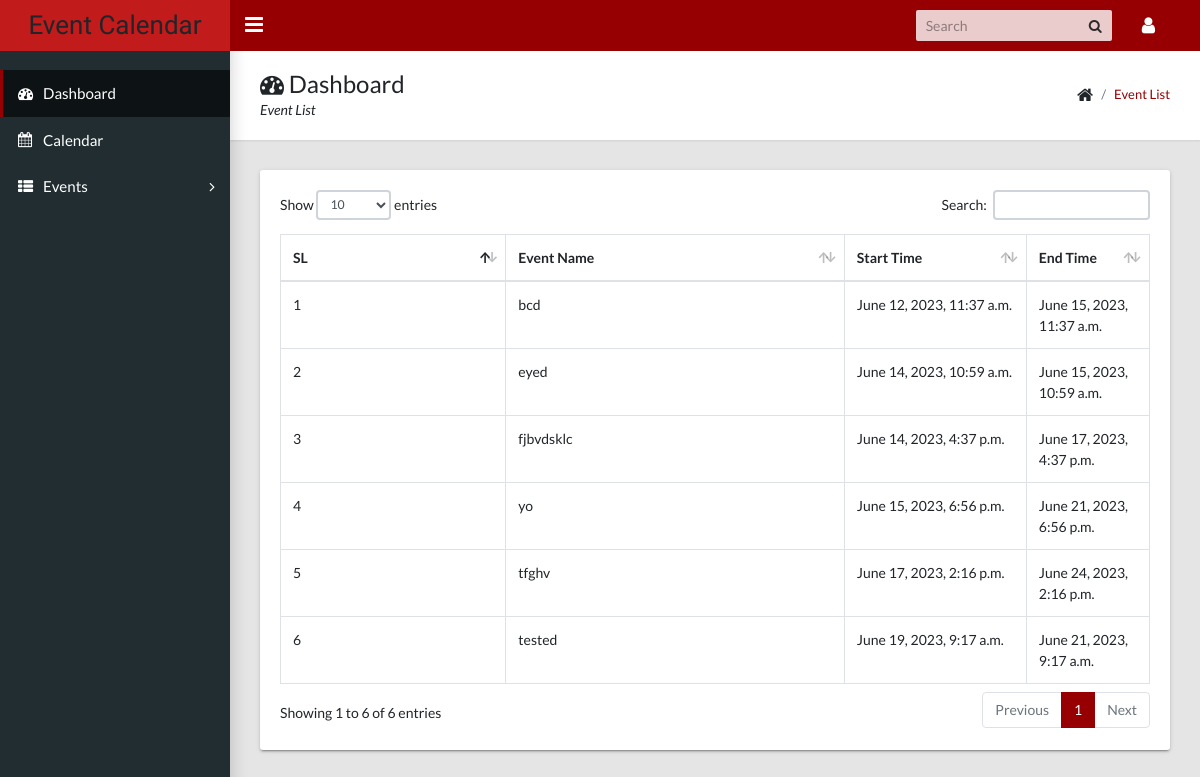
Screenshot of /running-event-list/ (signed in) with the database file from the repository.
### calendarapp/models/event.py (models this page shows, shortened)
class Event(EventAbstract):
    user = models.ForeignKey(User, on_delete=models.CASCADE, related_name="events")
    title = models.CharField(max_length=200, unique=True)
    description = models.TextField()
    start_time = models.DateTimeField()
    end_time = models.DateTimeField()
    objects = EventManager()

### calendarapp/views/event_list.py (the view)
class RunningEventsListView(ListView):
    template_name = "calendarapp/events_list.html"
    model = Event
    def get_queryset(self):
        return Event.objects.get_running_events(user=self.request.user)

### calendarapp/models/event.py (called while the page is built)
    def get_running_events(self, user):
        running_events = Event.objects.filter(
            user=user,
            is_active=True,
            is_deleted=False,
            end_time__gte=datetime.now().date(),
        ).order_by("start_time")
        return running_events

### templates/calendarapp/events_list.html (shortened to what this page needs)
{% extends 'base/base.html' %}
{% load static %}
{% block breadcrumb %}
    <div>
        <h1><i class="fa fa-dashboard"></i> Dashboard</h1>
        <p>Event List</p>
    </div>
    <ul class="app-breadcrumb breadcrumb">
        <li class="breadcrumb-item"><i class="fa fa-home fa-lg"></i></li>
        <li class="breadcrumb-item"><a href="#">Event List</a></li>
    </ul>
{% endblock breadcrumb %}
{% block content %}
<div class="row">
    <div class="col-md-12">
        <div class="tile">
            <div class="tile-body">
                <div class="table-responsive">
                    <div id="sampleTable_wrapper" class="dataTables_wrapper container-fluid dt-bootstrap4 no-footer">
                        <div class="row">
                            <div class="col-sm-12">
                                <table class="table table-hover table-bordered dataTable no-footer" id="sampleTable" role="grid" aria-describedby="sampleTable_info">
                                    <thead>
                                        <tr role="row">
                                            <th class="sorting_asc" tabindex="0" aria-controls="sampleTable" rowspan="1" colspan="1" aria-sort="ascending" aria-label="Name: activate to sort column descending" style="width: 261.641px;">SL</th>
                                            <th class="sorting" tabindex="0" aria-controls="sampleTable" rowspan="1" colspan="1" aria-label="Position: activate to sort column ascending" style="width: 417.312px;">Event Name</th>
                                            <th class="sorting" tabindex="0" aria-controls="sampleTable" rowspan="1" colspan="1" aria-label="Office: activate to sort column ascending" style="width: 189.281px;">Start Time</th>
                                            <th class="sorting" tabindex="0" aria-controls="sampleTable" rowspan="1" colspan="1" aria-label="Age: activate to sort column ascending" style="width: 102.141px;">End Time</th>
                                        </tr>
                                    </thead>
                                    <tbody>
                                        {% for event in object_list %}
                                            <tr role="row" class="odd">
                                                <td class="sorting_1">{{ forloop.counter }}</td>
                                                <td>{{ event.title }}</td>
                                                <td>{{ event.start_time }}</td>
                                                <td>{{ event.end_time }}</td>
                                            </tr>
                                        {% endfor %}
                                    </tbody>
                                </table>
                            </div>
                        </div>
                    </div>
                </div>
            </div>
        </div>
    </div>
</div>
{% endblock content %}

### rows the page displays
Event: title "bcd", start_time "June 12, 2023, 11:37 a.m.", end_time "June 15, 2023, 11:37 a.m."
Event: title "eyed", start_time "June 14, 2023, 10:59 a.m.", end_time "June 15, 2023, 10:59 a.m."
Event: title "fjbvdsklc", start_time "June 14, 2023, 4:37 p.m.", end_time "June 17, 2023, 4:37 p.m."
Event: title "yo", start_time "June 15, 2023, 6:56 p.m.", end_time "June 21, 2023, 6:56 p.m."
Event: title "tfghv", start_time "June 17, 2023, 2:16 p.m.", end_time "June 24, 2023, 2:16 p.m."
Event: title "tested", start_time "June 19, 2023, 9:17 a.m.", end_time "June 21, 2023, 9:17 a.m."
